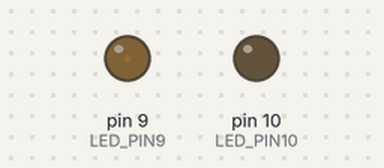
Bench run of a sketch on a simulated Arduino Uno, built with avr-gcc and run on an emulated ATmega328P. On the bench: output pins drawn as LEDs (lit = HIGH).

Above: at 0.05 s.
At 1.25 s:
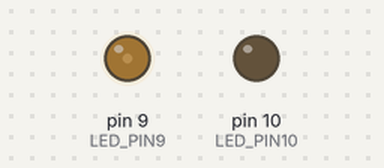
At 2.15 s:
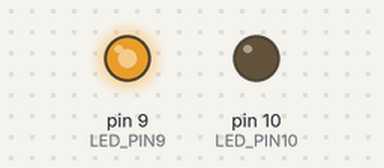
At 3.9 s:
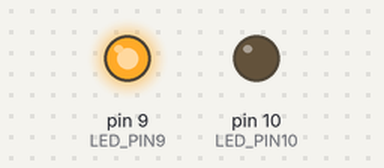
Timing chart, 0 to 9.0 s (numbered marks = the images above):
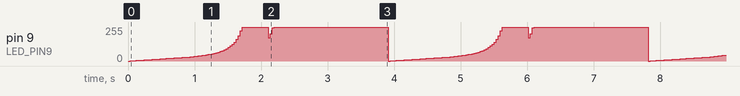

The sketch:

beacon_mod.ino.ino
```cpp
#define LED_PIN9 9
#define LED_PIN10 10
#define DELAY_1 250

float uIncrement = 1;
int voltage1 = 0;
int voltage2 = 0;

void setup() {
  pinMode(LED_PIN9, OUTPUT);
  pinMode(LED_PIN10, OUTPUT);
}

void loop() {
  analogWrite(LED_PIN9, voltage1);
  analogWrite(LED_PIN10, voltage2);
//  if (voltage1 >= 255) {
//    uIncrement = -1 * (1 + 0.0001 * pow(voltage1, 2));  // 1 + 0.0001*(x^2)
//  }
//  else if (voltage1 <= 1) {
//    uIncrement = 1 + 0.0001 * pow(voltage1, 2);
//  }

  if ((voltage1 >= 255 && uIncrement > 0) || (voltage1 <= 0 && uIncrement < 0)) {
    uIncrement *= -1;
  }

  uIncrement = 1 + 0.001 * pow(voltage1, 2);
  voltage1 += uIncrement;
  //voltage2 = 255 - voltage1;
  delay(30);
}
```

Measured:
- by itself, pin 9 (LED_PIN9): moves between 0/255 and 255/255, repeating every 3.9 s
